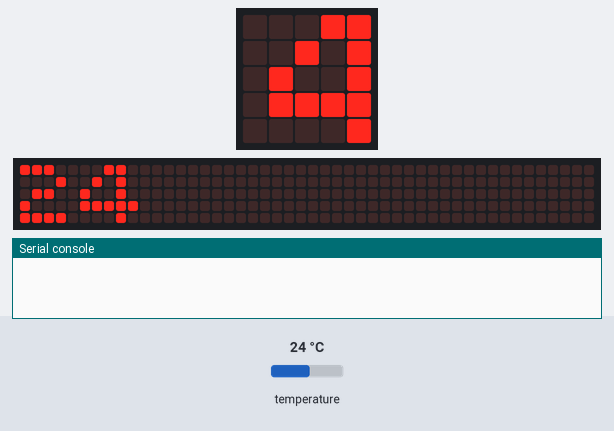
Bench run of a program on a simulated BBC micro:bit running MicroPython. Shown: the board's 5×5 LED display, a strip that is not on the board, showing the scrolling text unrolled, the last lines printed to the serial console. The inputs (shaded band) are chosen by the test bench; at power-on: temperature 24 °C. No radio messages arrive unless stated (any console line starting 'radio sent:' is added by the test bench); the 48×5 strip is a reading aid, not a part: it shows the text the display is scrolling, unrolled, one strip-width of it at a time.

Above: at 1.27 s.
1.3 s: temperature set to 12 °C
At 3.32 s:
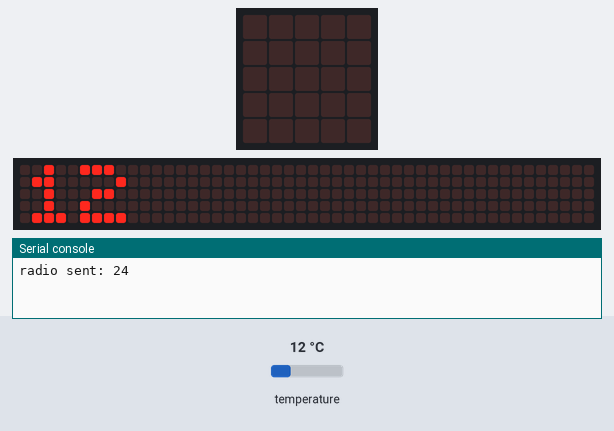
9.4 s: temperature set to 19 °C
At 9.52 s:
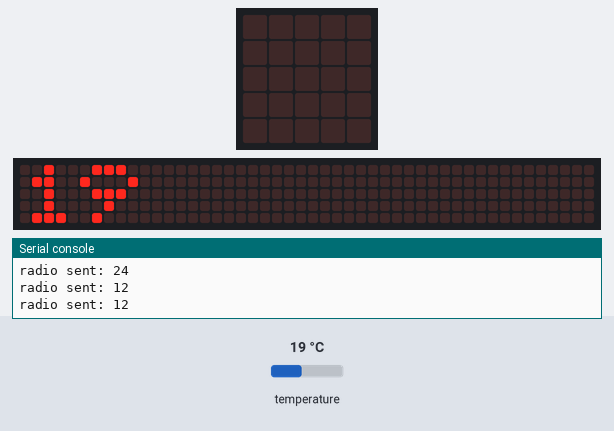
13.5 s: temperature set to 28 °C
At 16.03 s:
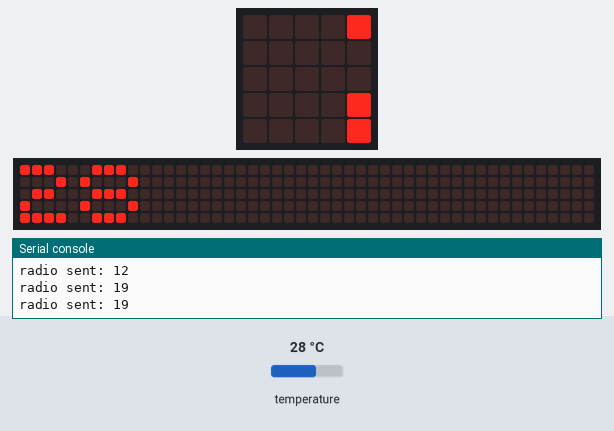

The program:

temperatura_napolju_a.py
```python
from microbit import *
import radio

radio.on()

while True:
    temperatura = temperature()
    display.scroll(str(temperatura))
    radio.send(str(temperatura))
    sleep(1000)
```
